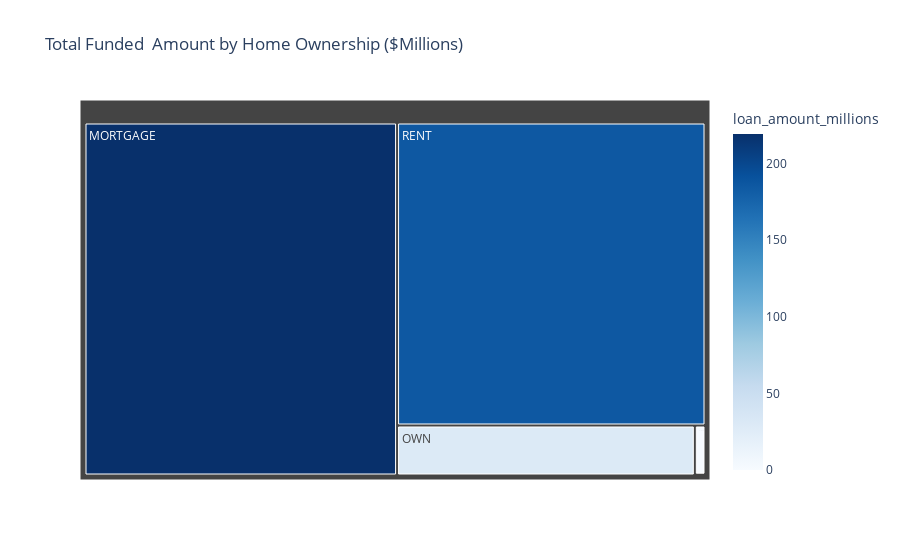

Notebook code for this chart:
### Markdown cell above
### Home Ownership by Total Funded Amount

### Code cell
import plotly.express as px

dff = df.groupby('home_ownership')['loan_amount'].sum().sort_values().reset_index()
dff['loan_amount_millions'] = dff['loan_amount'] / 1000000

fig = px.treemap(
    dff,
    path=['home_ownership'],
    values='loan_amount_millions',
    color = 'loan_amount_millions',
    color_continuous_scale ='Blues',
    title = 'Total Funded  Amount by Home Ownership ($Millions)'
)
fig.show()

### Figure 1 — Plotly figure (JSON) as saved in the notebook; plotly's stock layout.template omitted (floating-point values rounded to 4 significant figures)
{"data": [{"branchvalues": "total", "customdata": [[219.3], [0.0168], [1.045], [29.6], [185.8]], "domain": {"x": [0, 1], "y": [0, 1]}, "hovertemplate": "labels=%{label}<br>loan_amount_millions_sum=%{value}<br>parent=%{parent}<br>id=%{id}<br>loan_amount_millions=%{color}<extra></extra>", "ids": ["MORTGAGE", "NONE", "OTHER", "OWN", "RENT"], "labels": ["MORTGAGE", "NONE", "OTHER", "OWN", "RENT"], "marker": {"coloraxis": "coloraxis", "colors": [219.3, 0.0168, 1.045, 29.6, 185.8]}, "name": "", "parents": ["", "", "", "", ""], "type": "treemap", "values": [219.3, 0.0168, 1.045, 29.6, 185.8]}], "layout": {"coloraxis": {"colorbar": {"title": {"text": "loan_amount_millions"}}, "colorscale": [[0, "rgb(247,251,255)"], [0.125, "rgb(222,235,247)"], [0.25, "rgb(198,219,239)"], [0.375, "rgb(158,202,225)"], [0.5, "rgb(107,174,214)"], [0.625, "rgb(66,146,198)"], [0.75, "rgb(33,113,181)"], [0.875, "rgb(8,81,156)"], [1, "rgb(8,48,107)"]]}, "legend": {"tracegroupgap": 0}, "title": {"text": "Total Funded  Amount by Home Ownership ($Millions)"}}}
